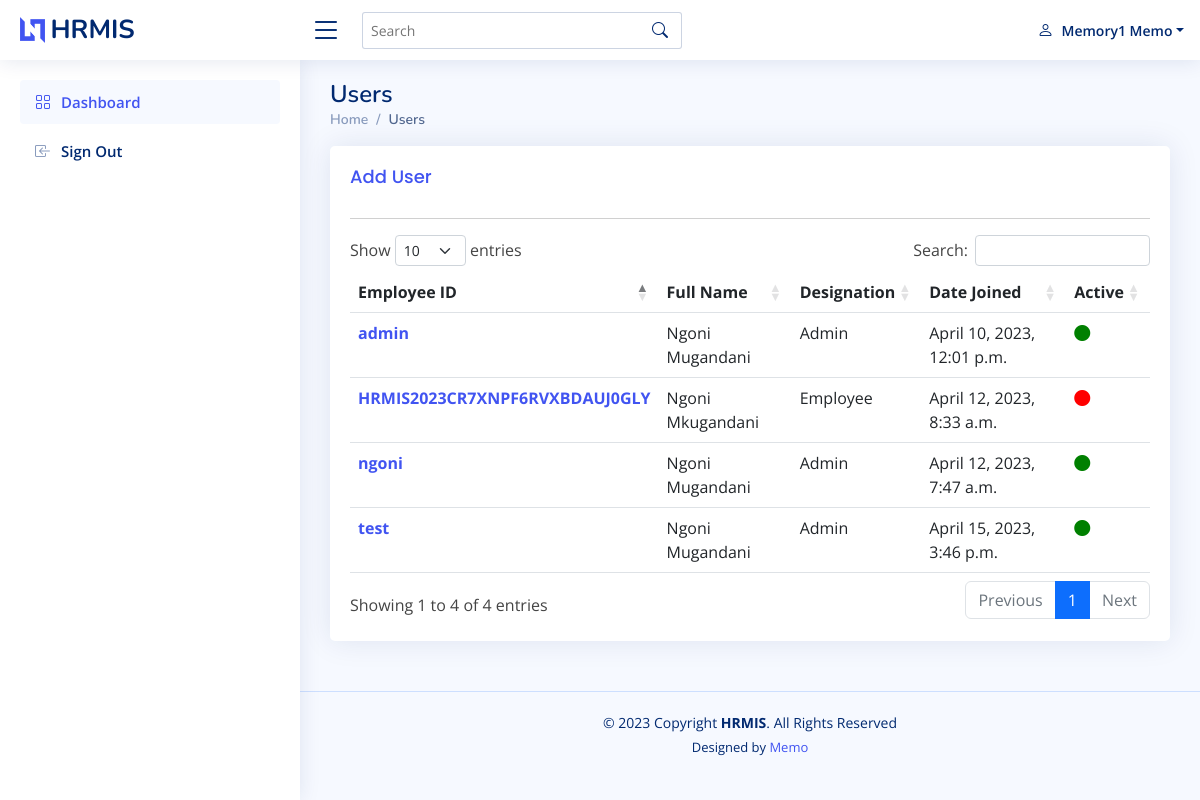
The page /users (signed in) on the database its author committed.
### accounts/models.py (models this page shows, shortened)
class User (AbstractUser):
    DES = (('', 'Choose Designation'), ('admin', 'Admin(Organization)'),('employee', 'Employee'),)
    GENDER = (('', 'Choose Gender'),('female','Female'),('male','Male'))
    first_name = models.CharField(max_length=255)
    last_name = models.CharField(max_length=255)
    is_admin = models.BooleanField(default=False)
    is_employee = models.BooleanField(default=False)
    designation = models.CharField(max_length=30, choices=DES)
    email = models.EmailField(max_length=255)
    phone_number = models.CharField(max_length=255)
    gender = models.CharField(max_length=50, choices=GENDER)
    address = models.TextField()
    class Meta:
        ordering = ["-date_joined", ]

### accounts/views.py (the view, shortened to what this page needs)
# urls.py: path('users',views.users, name='users'),
@login_required
def users(request,filter = None):
    template_name = 'users.html'
    qs = ''
    qs_ =  models.User.objects.all().exclude(id=request.user.id)
    qs =  qs_
    print('filter')
    print(filter)
    return render(request,template_name,{'obj':qs,'filter':filter})

### accounts/templates/users.html (shortened to what this page needs)
{% extends 'shared.html' %}
{% load static %}
{% block css %}
<link rel="stylesheet" href="https://cdn.datatables.net/1.13.4/css/dataTables.bootstrap5.min.css">
{% endblock %}
{% block pagetitle %}
Users
{% endblock %}
{% block breadcrum %}
<li class="breadcrumb-item active">Users</li>
{% endblock %}
{% block content %}
<section class="section">
    <div class="row">
      <div class="col-lg-12">
        <div class="card">
          <div class="card-body">
            <h5 class="card-title">
                <a href="{% url 'accounts:sign_up' %}">Add User</a>
              </h5>
            <hr>
            <table class="table" id="users">
              <thead>
                <tr>
                  <th scope="col">Employee ID</th>
                  <th scope="col">Full Name</th>
                  <th scope="col">Designation</th>
                  <th scope="col">Date Joined</th>
                  <th scope="col">Active</th>
                </tr>
              </thead>
              <tbody>
                {% for user in obj %}
                <tr>
                  <td><strong><a href="{% url 'accounts:profile' user.pk %}">{{user.username}}</a> </strong> </td>
                  <td>{{user.first_name|title}} {{user.last_name|title}}</td>
                  <td>{{user.designation|title}}</td>
                  <td>{{user.date_joined}}</td>
                  <td><a href="{% url 'accounts:toggle_user_status' user.pk %}">
                    {% if user.is_active %}
                    <i class="bi bi-circle-fill" style="color:green;"></i>
                    {% else %}
                    <i class="bi bi-circle-fill" style="color:red;"></i>
                    {% endif %}
                  </a></td>
                </tr>
                {% endfor %}
              </tbody>
            </table>
        </div>
        </div>
      </div>
    </div>
  </section>
{% endblock %}

### templates/shared.html (shortened to what this page needs)
<!DOCTYPE html>
{% load static %}
<html lang="en">
<head>
  <link href="{% static 'assets/vendor/bootstrap/css/bootstrap.min.css' %}" rel="stylesheet">
  <link href="{% static 'assets/vendor/bootstrap-icons/bootstrap-icons.css' %}" rel="stylesheet">
  <link href="{% static 'assets/vendor/boxicons/css/boxicons.min.css' %}" rel="stylesheet">
  <link href="{% static 'assets/vendor/quill/quill.snow.css' %}" rel="stylesheet">
  <link href="{% static 'assets/vendor/quill/quill.bubble.css' %}" rel="stylesheet">
  <link href="{% static 'assets/vendor/remixicon/remixicon.css' %}" rel="stylesheet">
  <link href="{% static 'assets/vendor/simple-datatables/style.css' %}" rel="stylesheet">
  {% block css %}{% endblock %}
  <link href="{% static 'assets/css/style.css' %}" rel="stylesheet">
</head>
<body>
  <header id="header" class="header fixed-top d-flex align-items-center">
    <div class="d-flex align-items-center justify-content-between">
      <a href="/" class="logo d-flex align-items-center">
        <img src="{% static 'assets/img/logo.png' %}" alt="">
        <span class="d-none d-lg-block">HRMIS</span>
      </a>
      <i class="bi bi-list toggle-sidebar-btn"></i>
    </div>
    <div class="search-bar">
      <form class="search-form d-flex align-items-center" method="POST" action="#">
        <input type="text" name="query" placeholder="Search" title="Enter search keyword">
        <button type="submit" title="Search"><i class="bi bi-search"></i></button>
      </form>
    </div>
    <nav class="header-nav ms-auto">
      <ul class="d-flex align-items-center">
        <li class="nav-item dropdown pe-3">
          <a class="nav-link nav-profile d-flex align-items-center pe-0" href="#" data-bs-toggle="dropdown">
            <i class="bi bi-person"></i>
            <span class="d-none d-md-block dropdown-toggle ps-2">{{request.user.first_name|title}} {{request.user.last_name|title}}</span>
          </a>
        </li>
      </ul>
    </nav>
  </header>
  <aside id="sidebar" class="sidebar">
    <ul class="sidebar-nav" id="sidebar-nav">
      <li class="nav-item">
        <a class="nav-link " href="/">
          <i class="bi bi-grid"></i>
          <span>Dashboard</span>
        </a>
      </li>
      <li class="nav-item">
        <a class="nav-link collapsed" href="{% url 'logout' %}">
          <i class="bi bi-box-arrow-in-left"></i>
          <span>Sign Out</span>
        </a>
      </li>
    </ul>
  </aside>
  <main id="main" class="main">
    <div class="pagetitle">
      <h1>{% block pagetitle %}{% endblock %}</h1>
      <nav>
        <ol class="breadcrumb">
          <li class="breadcrumb-item"><a href="{% url 'accounts:redirect_logged' %}">Home</a></li>
          {% block breadcrum %}{% endblock %}
        </ol>
      </nav>
    </div>
    <section class="section dashboard">
        {% block content %}
        {% endblock %}
    </section>
  </main>
  <footer id="footer" class="footer">
    <div class="copyright">
        © {% now "Y" %} Copyright <strong><span>HRMIS</span></strong>. All Rights Reserved
    </div>
    <div class="credits">
      Designed by <a href="https://bootstrapmade.com/">Memo</a>
    </div>
  </footer>
</body>
</html>

### static_files/assets/css/style.css (style rules this page uses)
:root { scroll-behavior: smooth; }
body { font-family: "Open Sans", sans-serif; background: #f6f9ff; color: #444444; }
a { color: #4154f1; text-decoration: none; }
h1, h2, h3, h4, h5, h6 { font-family: "Nunito", sans-serif; }
#main { margin-top: 60px; padding: 20px 30px; transition: all 0.3s; }
.pagetitle { margin-bottom: 10px; }
.pagetitle h1 { font-size: 24px; margin-bottom: 0; font-weight: 600; color: #012970; }
.card { margin-bottom: 30px; border: none; border-radius: 5px; box-shadow: 0px 0 30px rgba(1, 41, 112, 0.1); }
.card-title { padding: 20px 0 15px 0; font-size: 18px; font-weight: 500; color: #012970; font-family: "Poppins", sans-serif; }
.card-body { padding: 0 20px 20px 20px; }
.breadcrumb { font-size: 14px; font-family: "Nunito", sans-serif; color: #899bbd; font-weight: 600; }
.breadcrumb a { color: #899bbd; transition: 0.3s; }
.breadcrumb .breadcrumb-item::before { color: #899bbd; }
.breadcrumb .active { color: #51678f; font-weight: 600; }
.logo { line-height: 1; }
@media (min-width: 1200px) { .logo { width: 280px; } }
.logo img { max-height: 26px; margin-right: 6px; }
.logo span { font-size: 26px; font-weight: 700; color: #012970; font-family: "Nunito", sans-serif; }
.header { transition: all 0.5s; z-index: 997; height: 60px; box-shadow: 0px 2px 20px rgba(1, 41, 112, 0.1); background-color: #fff; padding-left: 20px; }
.header .toggle-sidebar-btn { font-size: 32px; padding-left: 10px; cursor: pointer; color: #012970; }
.header .search-bar { min-width: 360px; padding: 0 20px; }
.header .search-form { width: 100%; }
.header .search-form input { border: 0; font-size: 14px; color: #012970; border: 1px solid rgba(1, 41, 112, 0.2); padding: 7px 38px 7px 8px; border-radius: 3px; transition: 0.3s; width: 100%; }
.header .search-form button { border: 0; padding: 0; margin-left: -30px; background: none; }
.header .search-form button i { color: #012970; }
.header-nav ul { list-style: none; }
.header-nav>ul { margin: 0; padding: 0; }
.header-nav .nav-profile { color: #012970; }
.header-nav .nav-profile span { font-size: 14px; font-weight: 600; }
.sidebar { position: fixed; top: 60px; left: 0; bottom: 0; width: 300px; z-index: 996; transition: all 0.3s; padding: 20px; overflow-y: auto; scrollbar-width: thin; scrollbar-color: #aab7cf transparent; box-shadow: 0px 0px 20px rgba(1, 41, 112, 0.1); background-color: #fff; }
@media (min-width: 1200px) { #main, #footer { margin-left: 300px; } }
.sidebar-nav { padding: 0; margin: 0; list-style: none; }
.sidebar-nav li { padding: 0; margin: 0; list-style: none; }
.sidebar-nav .nav-item { margin-bottom: 5px; }
.sidebar-nav .nav-link { display: flex; align-items: center; font-size: 15px; font-weight: 600; color: #4154f1; transition: 0.3; background: #f6f9ff; padding: 10px 15px; border-radius: 4px; }
.sidebar-nav .nav-link i { font-size: 16px; margin-right: 10px; color: #4154f1; }
.sidebar-nav .nav-link.collapsed { color: #012970; background: #fff; }
.sidebar-nav .nav-link.collapsed i { color: #899bbd; }
.footer { padding: 20px 0; font-size: 14px; transition: all 0.3s; border-top: 1px solid #cddfff; }
.footer .copyright { text-align: center; color: #012970; }
.footer .credits { padding-top: 5px; text-align: center; font-size: 13px; color: #012970; }

### rows shown on the page
User: user.first_name "Memory1", user.last_name "Memo"
User: username "test", first_name "Ngoni", last_name "Mugandani", designation "Admin", date_joined "April 15, 2023, 3:46 p.m.", is_active True (drawn)
User: username "HRMIS2023CR7XNPF6RVXBDAUJ0GLY", first_name "Ngoni", last_name "Mkugandani", designation "Employee", date_joined "April 12, 2023, 8:33 a.m.", is_active False (drawn)
User: username "ngoni", first_name "Ngoni", last_name "Mugandani", designation "Admin", date_joined "April 12, 2023, 7:47 a.m.", is_active True (drawn)
User: username "admin", first_name "Ngoni", last_name "Mugandani", designation "Admin", date_joined "April 10, 2023, 12:01 p.m.", is_active True (drawn)
